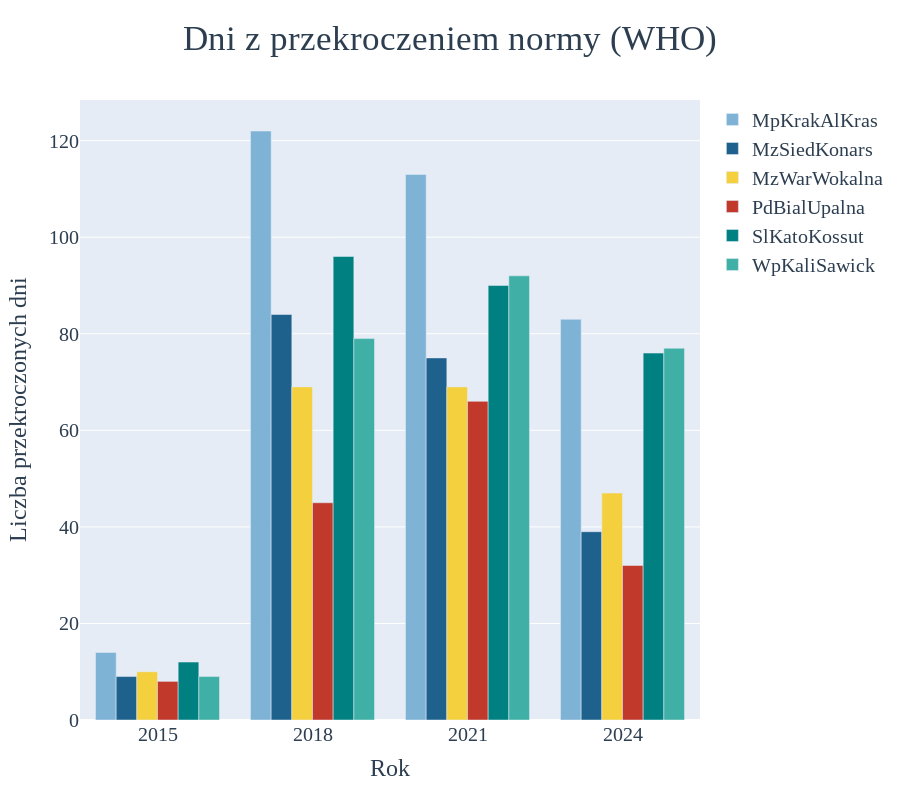

Notebook cell for this chart:
### Markdown cell above
## 4. Dni z przekroczeniem normy (WHO)

### Code cell
from utils import plot_exceeded_days_top_bottom

plot_exceeded_days_top_bottom(
    df_ex4,
    year=2024,
    top_n=3
)

### Figure 1 — Plotly figure (JSON) as saved in the notebook; plotly's stock layout.template omitted (floating-point values rounded to 4 significant figures)
{"data": [{"marker": {"color": "#7FB3D5"}, "name": "MpKrakAlKras", "type": "bar", "x": [2015, 2018, 2021, 2024], "y": [14, 122, 113, 83]}, {"marker": {"color": "#1F618D"}, "name": "MzSiedKonars", "type": "bar", "x": [2015, 2018, 2021, 2024], "y": [9, 84, 75, 39]}, {"marker": {"color": "#F4D03F"}, "name": "MzWarWokalna", "type": "bar", "x": [2015, 2018, 2021, 2024], "y": [10, 69, 69, 47]}, {"marker": {"color": "#C0392B"}, "name": "PdBialUpalna", "type": "bar", "x": [2015, 2018, 2021, 2024], "y": [8, 45, 66, 32]}, {"marker": {"color": "#008080"}, "name": "SlKatoKossut", "type": "bar", "x": [2015, 2018, 2021, 2024], "y": [12, 96, 90, 76]}, {"marker": {"color": "#40B0A6"}, "name": "WpKaliSawick", "type": "bar", "x": [2015, 2018, 2021, 2024], "y": [9, 79, 92, 77]}], "layout": {"barmode": "group", "font": {"color": "#2C3E50", "family": "Liberation Serif", "size": 20}, "height": 800, "title": {"font": {"color": "#2C3E50", "family": "Liberation Serif", "size": 35}, "text": "Dni z przekroczeniem normy (WHO)", "x": 0.5, "xanchor": "center"}, "xaxis": {"title": {"text": "Rok"}}, "yaxis": {"title": {"text": "Liczba przekroczonych dni"}}}}
